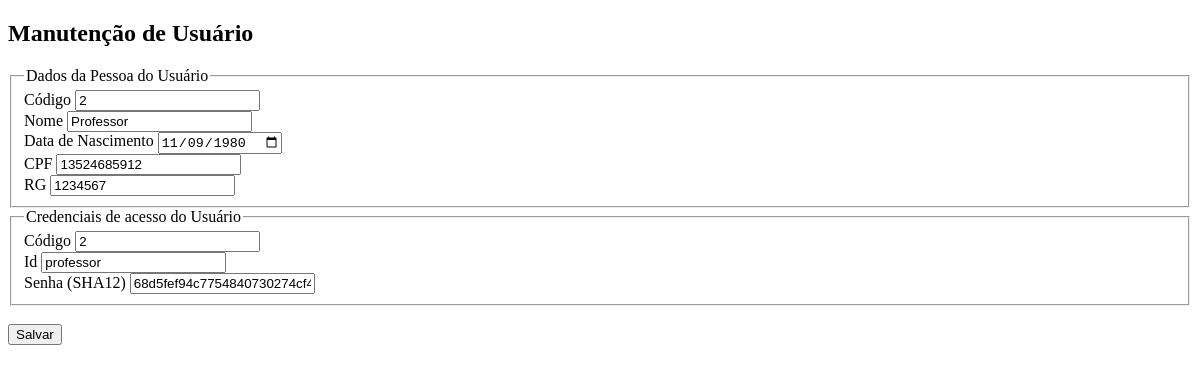
Before: /cadMeuPerfil.php?c_codigo=2 (signed in) with the older database file.
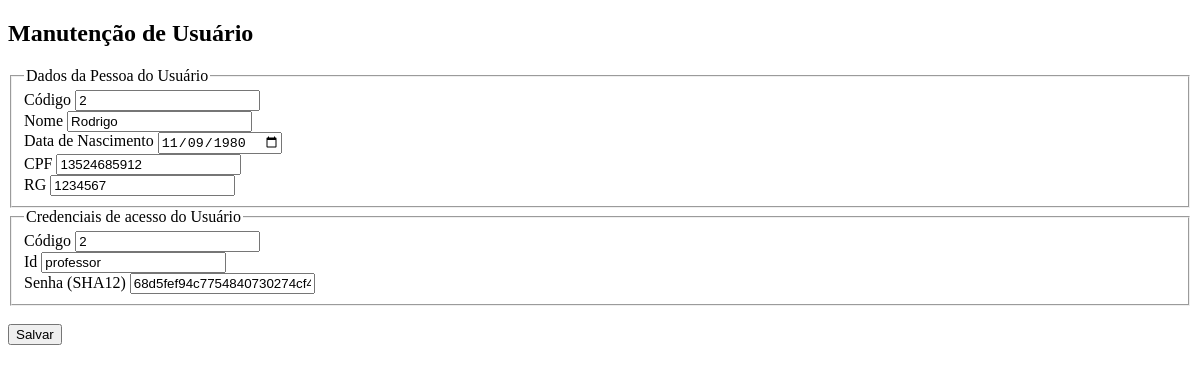
After: the same page with the newer database file.
### tables this page shows
CREATE TABLE TBPessoa (
	PESCodigo 		   BIGINT       NOT NULL AUTO_INCREMENT,
    PESNome            VARCHAR(100) NOT NULL,
    PESDataNascimento  DATE         NOT NULL,
    PESCpf 			   VARCHAR(11)  NOT NULL,
    PESRg 		       VARCHAR(7)   NOT NULL,
    USUCodigo 		   BIGINT 	    NOT NULL,
    PRIMARY KEY (PESCodigo),
    FOREIGN KEY (USUCodigo) REFERENCES TBUsuario(USUCodigo)
);

CREATE TABLE TBUsuario (
	USUCodigo   BIGINT      NOT NULL AUTO_INCREMENT,
    USUId       VARCHAR(30) NOT NULL,
    USUSenha    TEXT        NOT NULL,
    USUAtivo    SMALLINT    NOT NULL DEFAULT 1,
    USUTermo    SMALLINT    NOT NULL DEFAULT 0,
    TUSCodigo   SMALLINT    NOT NULL,
	PRIMARY KEY (USUCodigo),
    FOREIGN KEY (TUSCodigo) REFERENCES TBTipoUsuario(TUSCodigo)
);

### autoload.php (called while the page is built, shortened)
<?php
spl_autoload_register(function ($nomeClasse) {
    $folders = array(
        $nomeClasse,
        '.'.DIRECTORY_SEPARATOR.$nomeClasse,
        '..'.DIRECTORY_SEPARATOR.$nomeClasse,
        'acao',
        '.'.DIRECTORY_SEPARATOR.'acao',
        '..'.DIRECTORY_SEPARATOR.'acao',
        'classes',
        '.'.DIRECTORY_SEPARATOR.'classes',
        '..'.DIRECTORY_SEPARATOR.'classes',
        'classes'.DIRECTORY_SEPARATOR.'dados',
        '.'.DIRECTORY_SEPARATOR.'classes'.DIRECTORY_SEPARATOR.'dados',
        '..'.DIRECTORY_SEPARATOR.'classes'.DIRECTORY_SEPARATOR.'dados',
        'conf',
        '.'.DIRECTORY_SEPARATOR.'conf',
        '..'.DIRECTORY_SEPARATOR.'conf',
        'interfaces',
        '.'.DIRECTORY_SEPARATOR.'interfaces',
        '..'.DIRECTORY_SEPARATOR.'interfaces'
    );
});

### classes/dados/Dados.class.php (called while the page is built, shortened)
<?php
require_once('autoload.php');
abstract class Dados {
    protected $relacionamentos = [];
    protected $Modelo;
    public function integer(string $coluna, string $atributo) : Relacionamento {
        return $this->adicionaRelacionamento($coluna, $atributo, Relacionamento::INTEGER);
    }
    public function varchar(string $coluna, string $atributo) : Relacionamento {
        return $this->adicionaRelacionamento($coluna, $atributo, Relacionamento::VARCHAR);
    }
    public function date(string $coluna, string $atributo) : Relacionamento {
        return $this->adicionaRelacionamento($coluna, $atributo, Relacionamento::DATE);
    }
    protected function adicionaRelacionamento(string $coluna, string $atributo, int $tipo) : Relacionamento {
        $rel = new Relacionamento($coluna, $atributo, $tipo);
        $this->relacionamentos[$atributo] = $rel;
        return $rel;
    }
    public function getChavesPrimarias() : array {
        $rels = [];
        foreach ($this->getRelacionamentos() as $relacionamento) {
            if ($relacionamento->isPrimaria()) {
                $rels[] = $relacionamento;
            }
        }
        return $rels;
    }
    public function getValorModelo(mixed $modelo, string $atributo) {
        $caminho = explode('.', $atributo);
        return $this->getValorModeloRecursivo($modelo, $caminho);
    }
    public function getValorModeloRecursivo(mixed $modelo, array $caminho) {
        if (count($caminho) > 0) {
            $atributo = array_shift($caminho);
            $getter = 'get'.$atributo;
            if (ctype_upper($atributo[0])) {
                return $this->getValorModeloRecursivo($modelo->$getter(), $caminho);
            } else {
                return $modelo->$getter();
            }
        }
    }
    public function getModelo() {
        return $this->Modelo;
    }
    public function setModelo($Modelo) {
        $this->Modelo = $Modelo;
        return $this;
    }
    public function getRelacionamentos() {
        return $this->relacionamentos;
    }
}

### classes/dados/Relacionamento.class.php (called while the page is built, shortened)
<?php
require_once('autoload.php');
class Relacionamento {
    private $primaria = false;
    private $estrangeira = false;
    private $referencia = [];
    private $tipo;
    private $coluna;
    private $atributo;
    public function __construct(string $coluna, string $atributo, int $tipo = 0) {
        $this->coluna    = $coluna;
        $this->atributo = $atributo;
        $this->tipo      = $tipo;
    }
    public function chavePrimaria() : self {
        $this->primaria = true;
        return $this;
    }
    public function chaveEstrangeira() : self {
        $this->estrangeira = true;
        return $this;
    }
    public function referencia(string $coluna, string $atributo) : self {
        if ($this->isEstrangeira()) {
            $this->referencia = ['col' => $coluna, 'att' => $atributo];
        }
        return $this;
    }
    public function on(string $tabela) : self {
        return $this;
    }
    public function isPrimaria() : bool {
        return $this->primaria;
    }
    public function isEstrangeira() : bool {
        return $this->estrangeira;
    }
    public function getReferencia() : array {
        return $this->referencia;
    }
    public function getTipo() : int {
        return $this->tipo;
    }
    public function getColuna() : string {
        return $this->coluna;
    }
    public function getAtributo() : string {
        return $this->atributo;
    }
}

### acao.php (called while the page is built, shortened)
<?php
require_once('autoload.php');
function buscaDados(string $classe) {
    $dados = getDadosParaAcao($classe);
    $dados->buscaDados();
    return $dados->getModelo();
}
function getDadosParaAcao(string $classe = null) : mixed {
    $dados = instanciaDadosModelo($classe);
    $dados->setModelo(getModeloComDadosFormulario($classe));
    return $dados;
}
function getModeloComDadosFormulario(string $classe = null) : mixed {
    $modelo = instanciaModelo($classe);
    return $modelo;
}
function setCampos(mixed $modelo) {
    foreach (getCamposFormulario(1) as $campo => $valor) {
        $nomeCampo = str_replace('c_', '', $campo);
        $nomeCampo = str_replace('_', '.', $nomeCampo);
    }
}
function setJson(mixed $modelo) {
    $atributos = [];
}
function setValorCampoModelo(mixed $modelo, string $campo, string $valor) {
    $caminho  = explode('.', $campo);
}
function setValorRecursivo(mixed $modelo, array $caminho, mixed $valor) {
    if (count($caminho) > 0) {
        $atributo = array_shift($caminho);
    }
}
function setaValorAtributo(mixed $modelo, string $atributo, mixed $valor) {
    $setter = 'set'.ucfirst($atributo);
}
function instanciaModelo(string $nomeModelo = null) : mixed {
    return new $classe();
}
function instanciaDadosModelo(string $nomeDados = null) : mixed {
    $classe = $nomeDados != null ? 'Dados'.ucfirst($nomeDados) : 'Dados'.getClasse();
    return new $classe();
}
function getCamposFormulario(int $tipoRegex) : array {
    $campos = [];
    $regex  = [
        CAMPOS       => "/^c_.*/",
        ASSOCIATIVOS => "/^a_.*/",
        JSON         => "/^j_.*/"
    ];
    foreach ($_GET as $chave => $valor) {
        if (preg_match_all($regex[$tipoRegex], $chave)) {
            $campos[$chave] = $valor;
        }
    }
    return $campos;
}

### classes/Pessoa.class.php (called while the page is built, shortened)
<?php
require_once('autoload.php');
class Pessoa {
    private $codigo;
    public function getCodigo() {
        return $this->codigo;
    }
    public function setCodigo($codigo) {
        $this->codigo = $codigo;
        return $this;
    }
    public function setNome($nome) {
        return $this;
    }
    public function setDataNascimento($dataNascimento) {
        return $this;
    }
    public function setCpf($cpf) {
        return $this;
    }
    public function setRg($rg) {
        return $this;
    }
    public function setUsuario($Usuario) {
        return $this;
    }
}

### classes/dados/DadosBase.class.php (called while the page is built, shortened)
<?php
require_once('autoload.php');
abstract class DadosBase extends Dados implements InterfaceDados {
    public function adicionaCondicaoConsulta(string $atributo, string $operador, string $valor) {
        $relacionamento = $this->getRelacionamentos()[$atributo];
    }
    public function buscaDados() {
        foreach ($this->getChavesPrimarias() as $primaria) {
            $atributo = $primaria->getAtributo();
            $valor    = $this->getValorModelo($this->getModelo(), $atributo);
        }
    }
}

### classes/dados/DadosPessoa.class.php (called while the page is built, shortened)
<?php
require_once('autoload.php');
class DadosPessoa extends DadosBase {
    public function getTabela() {
        return 'TBPessoa';
    }
}

### cadMeuPerfil.php (the view, shortened to what this page needs)
<!DOCTYPE html>
<?php
    require_once('acao.php');
    require_once('autoload.php');
    $objeto         = false;
    $chave          = isset($_GET['c_codigo']) ? $_GET['c_codigo'] : false;
    $acao           = isset($_GET['acao'])     ? $_GET['acao'] : 'inclusao';
    $isVisualizar   = $acao == 'visualizar';
    if ($chave) {
        $objeto = buscaDados('Pessoa');
    }
?>
<html lang="en">
    <head>
    </head>
    <body>
        <form action="acao.php" method="post">
            <h2>Manutenção de Usuário</h2>
            <fieldset>
                <legend>Dados da Pessoa do Usuário</legend>
                <label for="c_codigo">Código</label>
                <input type="number" name="c_codigo" readonly value=<?= $objeto ? $objeto->getCodigo() : ''; ?>>
                <br>
                <label for="c_nome">Nome</label>
                <input type="text" name="c_nome" <?= $isVisualizar ? 'readonly' : ''; ?> value="<?= $objeto ? $objeto->getNome() : ''; ?>">
                <br>
                <label for="c_dataNascimento">Data de Nascimento</label>
                <input type="date" name="c_dataNascimento" <?= $isVisualizar ? 'readonly' : ''; ?> value="<?= $objeto ? $objeto->getDataNascimento() : ''; ?>">
                <br>
                <label for="c_cpf">CPF</label>
                <input type="number" name="c_cpf" <?= $isVisualizar ? 'readonly' : ''; ?> value="<?= $objeto ? $objeto->getCpf() : ''; ?>">
                <br>
                <label for="c_rg">RG</label>
                <input type="number" name="c_rg" <?= $isVisualizar ? 'readonly' : ''; ?> value="<?= $objeto ? $objeto->getRg() : ''; ?>">
            </fieldset>
            <fieldset>
                <legend>Credenciais de acesso do Usuário</legend>
                <label for="c_Usuario.codigo">Código</label>
                <input type="number" name="c_Usuario.codigo" readonly value=<?= $objeto ? $objeto->getUsuario()->getCodigo() : ''; ?>>
                <br>
                <label for="c_id">Id</label>
                <input type="text" name="c_Usuario.id" <?= $isVisualizar ? 'readonly' : ''; ?> value="<?= $objeto ? $objeto->getUsuario()->getId() : ''; ?>">
                <br>
                <label for="c_senha">Senha (SHA12)</label>
                <input type="text" name="c_Usuario.senha" <?= $isVisualizar ? 'readonly' : ''; ?> value="<?= $objeto ? $objeto->getUsuario()->getSenha() : ''; ?>">
            </fieldset>
            <br>
            <?php
                if (!$isVisualizar) {
                    TelaUtils::submit($acao);
                }
            ?>
        </form>
    </body>
</html>

### TelaUtils.php (shortened to what this page needs)
<?php
require_once('autoload.php');
abstract class TelaUtils {
    public static function submit(string $acao) {
        $nomeAcao = $acao == 'alterar' ? 'alteracao' : $acao;
        echo '<button type="submit" name="acao" value="'.$nomeAcao.'">Salvar</button>';
    }
}

Changed rows visible on the page:
changed tbpessoa "professor": c_nome "Professor" → "Rodrigo"
